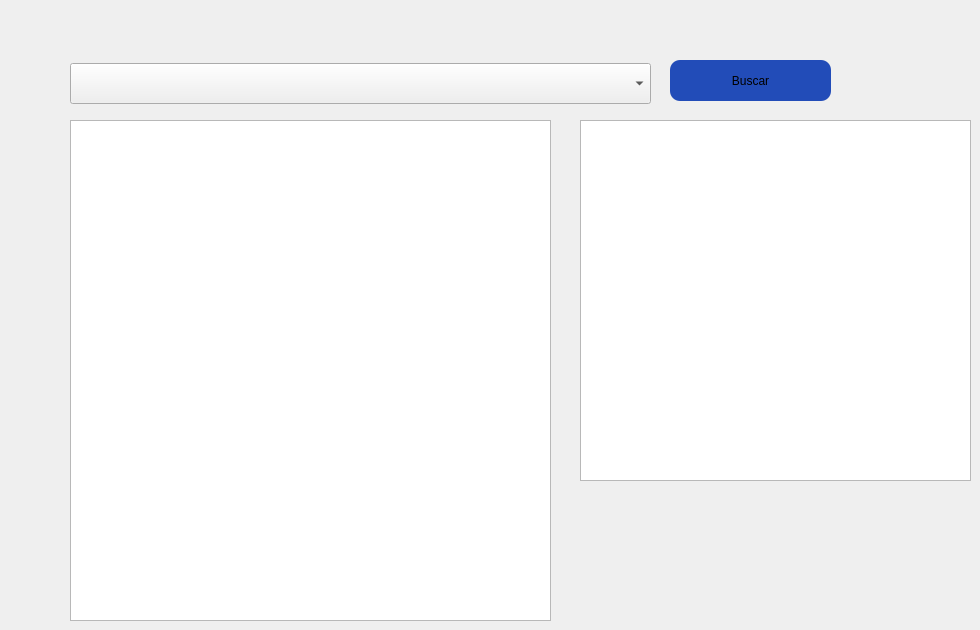
            <widget class="QWidget" name="tab_13">
             <attribute name="title">
              <string>Rol</string>
             </attribute>
             <widget class="QListWidget" name="rolTrabajadores">
              <property name="geometry">
               <rect>
                <x>70</x>
                <y>120</y>
                <width>481</width>
                <height>501</height>
               </rect>
              </property>
             </widget>
             <widget class="QPushButton" name="rolBuscarTrabajadores">
              <property name="geometry">
               <rect>
                <x>670</x>
                <y>60</y>
                <width>161</width>
                <height>41</height>
               </rect>
              </property>
              <property name="styleSheet">
               <string notr="true">border-radius: 10px;
background-color: rgb(38, 96, 255);
background-color: rgb(34, 76, 184);</string>
              </property>
              <property name="text">
               <string>Buscar</string>
              </property>
             </widget>
             <widget class="QComboBox" name="rolBuscadorTrabajadores">
              <property name="geometry">
               <rect>
                <x>70</x>
                <y>63</y>
                <width>581</width>
                <height>41</height>
               </rect>
              </property>
              <property name="styleSheet">
               <string notr="true">color: Black;</string>
              </property>
             </widget>
             <widget class="QTextEdit" name="rolDetalleTrabajador">
              <property name="geometry">
               <rect>
                <x>580</x>
                <y>120</y>
                <width>391</width>
                <height>361</height>
               </rect>
              </property>
              <property name="styleSheet">
               <string notr="true">color: Black;
font: 12pt &quot;Segoe UI&quot;;</string>
              </property>
             </widget>
            </widget>
